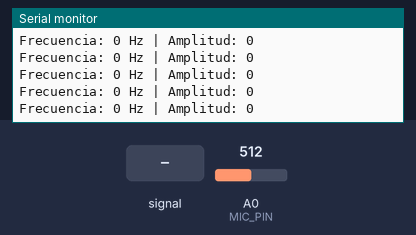
Bench run of a sketch on a simulated Arduino Uno, built with avr-gcc and run on an emulated ATmega328P. Parts: the last lines printed to the serial monitor. The test bench sets the inputs (shaded band); at power-on: A0 (MIC_PIN) = 512. No radio packets arrive unless stated.

Above: at 1.2 s.
1.3 s: A0 (MIC_PIN) fed a 200 Hz sine of ±81 counts around its level
At 1.44 s:
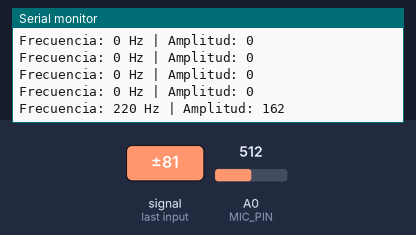
2.8 s: A0 (MIC_PIN) set to 716
At 2.87 s:
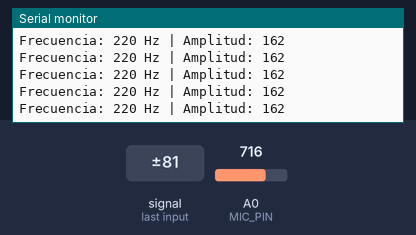
4.3 s: A0 (MIC_PIN) fed a 1000 Hz sine of ±255 counts around its level
At 4.42 s:
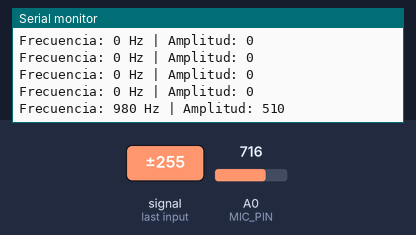
7.3 s: A0 (MIC_PIN) fed a 2 Hz sine of ±306 counts around its level
At 7.4 s:
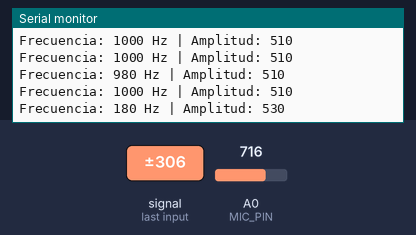
10.3 s: A0 (MIC_PIN) set to 900
At 10.38 s:
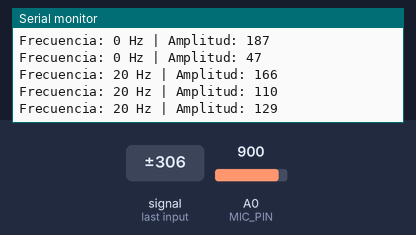
14.8 s: A0 (MIC_PIN) fed a 200 Hz sine of ±81 counts around its level
At 14.91 s:
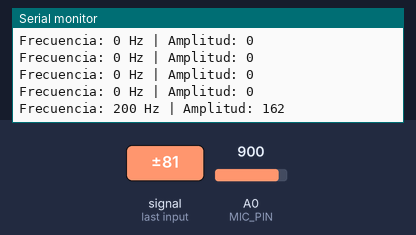
Timing chart, 0 to 17.8 s (numbered marks = the images above; inputs shaded):
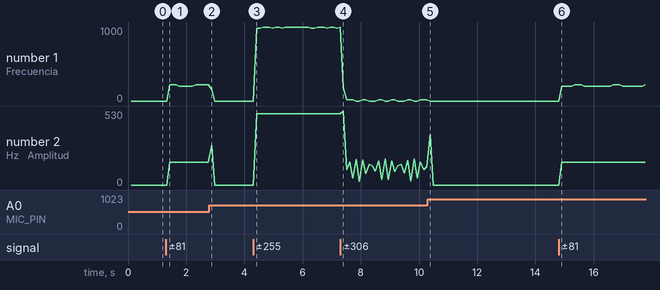

The sketch:

TransmitterSoundModule.ino
```cpp
#include <RH_ASK.h>
#include <SPI.h>

RH_ASK rf_driver;  // TX en pin 12 (por defecto)

const int MIC_PIN = A0;
const int VENTANA_MS = 50;   // Cada cuanto se envia un resumen
const int UMBRAL = 15;       // Amplitud minima para considerar que hay sonido
const int HISTERESIS = 8;    // Evita contar ruido como ciclos

int centro = 512;            // Nivel medio de la señal (se actualiza solo)

void setup() {
  Serial.begin(9600);
  if (!rf_driver.init()) {
    Serial.println("Error al iniciar el modulo RF");
  }
}

void loop() {
  int minimo = 1023, maximo = 0;
  long suma = 0;
  int n = 0;
  int ciclos = 0;
  bool arriba = false;

  unsigned long inicio = millis();
  while (millis() - inicio < VENTANA_MS) {
    int v = analogRead(MIC_PIN);
    if (v < minimo) minimo = v;
    if (v > maximo) maximo = v;
    suma += v;
    n++;

    if (!arriba && v > centro + HISTERESIS) {
      arriba = true;
      ciclos++;                       // Un cruce ascendente = un ciclo
    } else if (arriba && v < centro - HISTERESIS) {
      arriba = false;
    }
  }
  centro = suma / n;

  int amplitud = maximo - minimo;
  int frecuencia = 0;
  if (amplitud >= UMBRAL) {
    frecuencia = ciclos * (1000 / VENTANA_MS);   // Hz aproximados
  }

  uint8_t paquete[2];
  paquete[0] = constrain(frecuencia / 10, 0, 255);   // Hz / 10 (hasta 2550 Hz)
  paquete[1] = constrain(amplitud / 4, 0, 255);

  rf_driver.send(paquete, 2);
  rf_driver.waitPacketSent();

  Serial.print("Frecuencia: ");
  Serial.print(frecuencia);
  Serial.print(" Hz | Amplitud: ");
  Serial.println(amplitud);
}
```

Measured:
- after the input at 1.3 s, the serial monitor: prints a new line after 0.14 s (image 1)
- after the input at 4.3 s, the serial monitor: prints a new line after 0.12 s (image 3)
- after the input at 7.3 s, the serial monitor: prints a new line after 0.10 s (image 4)
- after the input at 14.8 s, the serial monitor: prints a new line after 0.11 s (image 6)
- plotted number 1: 0 → 220 after the input at 1.3 s, 0 → 1000 after the input at 4.3 s, 1000 → 20 after the input at 7.3 s, 0 → 200 after the input at 14.8 s
- plotted number 2: 0 → 162 after the input at 1.3 s, 0 → 510 after the input at 4.3 s, 510 → 129 after the input at 7.3 s, 0 → 162 after the input at 14.8 s
